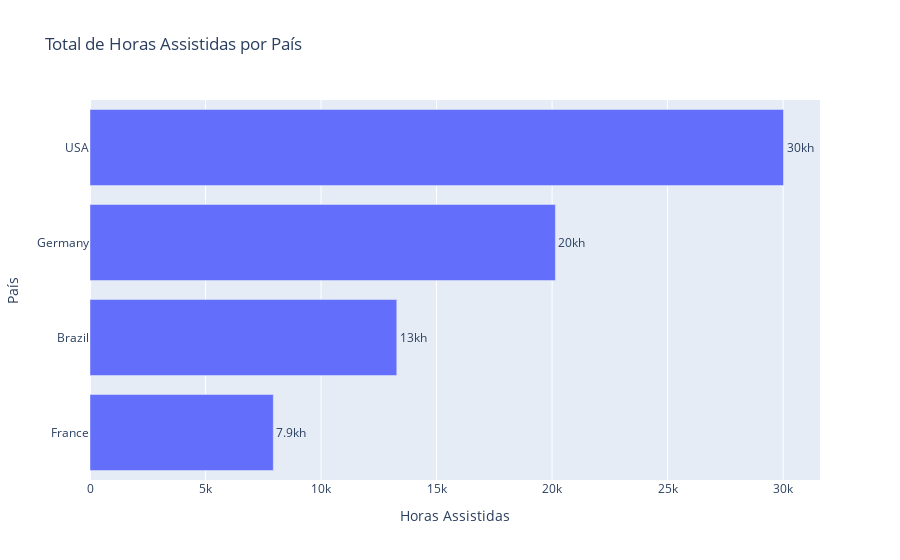

Notebook code cell kept with this figure:
### Markdown cell above
# Graficos Demostrativos

### Code cell
# horas assistidas
listaAnime = BaseAnimes[['Country_Most_Views', 'Total_Hours_Watched']] \
    .groupby('Country_Most_Views') \
    .sum() \
    .sort_values(by='Total_Hours_Watched', ascending=False)
listaAnime.index.name = 'Country_Most_Views'
listaAnime = listaAnime.reset_index()

# gráfico em barras
fig = px.bar(
    listaAnime,
    x='Total_Hours_Watched',
    y='Country_Most_Views',
    orientation='h',
    title='Total de Horas Assistidas por País',
    labels={
        'Total_Hours_Watched': 'Horas Assistidas',
        'Country_Most_Views': 'País'
    },
    text='Total_Hours_Watched'
)

# países do maior para o menor consumo
fig.update_layout(yaxis={'categoryorder': 'total ascending'})
fig.update_traces(texttemplate='%{text:.2s}h', textposition='outside')
fig.show()

### Figure 1 — Plotly figure (JSON) as saved in the notebook; plotly's stock layout.template omitted (floating-point values rounded to 4 significant figures)
{"data": [{"alignmentgroup": "True", "hovertemplate": "Horas Assistidas=%{text}<br>País=%{y}<extra></extra>", "legendgroup": "", "marker": {"color": "#636efa", "pattern": {"shape": ""}}, "name": "", "offsetgroup": "", "orientation": "h", "showlegend": false, "text": [30020.0, 20140.0, 13280.0, 7934.0], "textposition": "outside", "texttemplate": "%{text:.2s}h", "type": "bar", "x": [30020.0, 20140.0, 13280.0, 7934.0], "xaxis": "x", "y": ["USA", "Germany", "Brazil", "France"], "yaxis": "y"}], "layout": {"autosize": true, "barmode": "relative", "legend": {"tracegroupgap": 0}, "title": {"text": "Total de Horas Assistidas por País"}, "xaxis": {"anchor": "y", "autorange": true, "domain": [0, 1], "range": [0, 31600.0], "title": {"text": "Horas Assistidas"}, "type": "linear"}, "yaxis": {"anchor": "x", "autorange": true, "categoryorder": "total ascending", "domain": [0, 1], "range": [-0.5, 3.5], "title": {"text": "País"}, "type": "category"}}}
